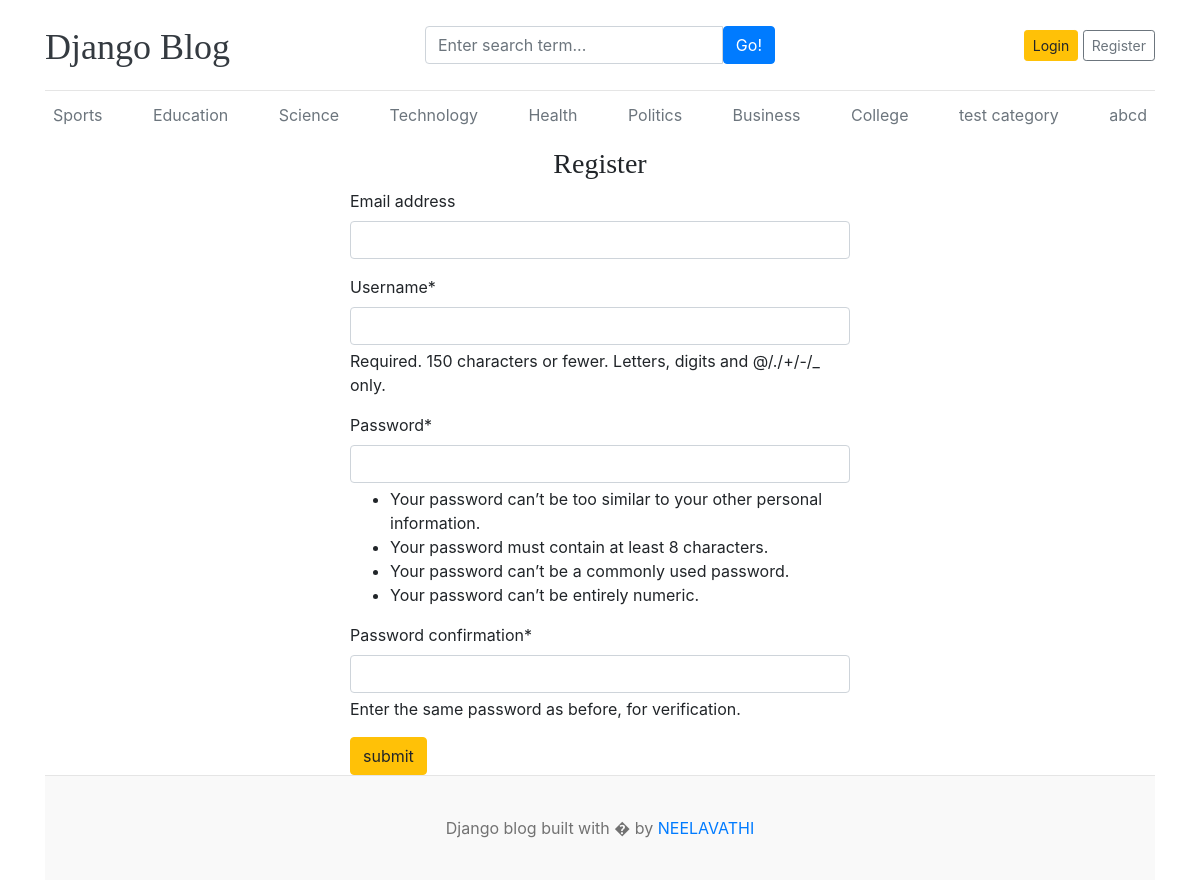
Screenshot of /register/ with the database file from the repository.
### blog/models.py (models this page shows, shortened)
class Category(models.Model):
    category_name=models.CharField(max_length=50,unique=True)
    created_at=models.DateTimeField(auto_now_add=True)
    updated_at=models.DateTimeField(auto_now=True)
    class Meta:
      verbose_name_plural='categories'

### project1/views.py (the view)
# urls.py: path('register/',views.register,name='register'),
def register(request):
    if request.method=='POST':
        form=RegistrationForm(request.POST)
        if form.is_valid():
          form.save()
          return redirect('register')
        else:
          print(form.errors)
    else:
        form=RegistrationForm()
    context={
        'form':form,
    }
    return render(request,'register.html',context)

### project1/forms.py
class RegistrationForm(UserCreationForm):
    class Meta:
        model=User
        fields=('email','username','password1','password2')

### blog/context_processors.py (called while the page is built)
def get_categories(request):
    categories=Category.objects.all()
    return dict(categories=categories)

def get_social_links(request):
    social_links=SocialLink.objects.all()
    return dict(social_links=social_links)

### templates/register.html (shortened to what this page needs)
{% extends 'base.html' %}
{% block content %}
{% load crispy_forms_tags %}
<h3 class="text-center">Register</h3>
<form action="{% url 'register' %}" method="POST" style="width:500px; margin:auto">
    {{form | crispy}}
    <button type="submit" class="btn btn-warning">submit</button>
</form>
{% endblock  %}

### templates/base.html (shortened to what this page needs)
{% load static %}
<!DOCTYPE html>
<html lang="en">
<head>
    <link href="https://getbootstrap.com/docs/4.0/dist/css/bootstrap.min.css" rel="stylesheet">
    <link href="{% static 'css/blog.css' %}" rel="stylesheet">
    <link rel="stylesheet" href="https://cdnjs.cloudflare.com/ajax/libs/font-awesome/4.7.0/css/font-awesome.min.css">
  </head>
<body>
    <div class="container">
      <header class="blog-header py-3">
        <div class="row flex-nowrap justify-content-between align-items-center">
          <div class="col-4 pt-1">
            <a class="blog-header-logo text-dark" href="/">Django Blog</a>
          </div>
          <div class="col-4">
            <form action="{% url 'search' %}" method="GET">
                <div class="input-group">
                    <input class="form-control" type="text" name="keyword" value="{{keyword}}" placeholder="Enter search term..." aria-label="Enter search term..." aria-describedby="button-search" />
                    <button type="submit" class="btn btn-primary" id="button-search" type="button">Go!</button>
                </div>
            </form>
          </div>
          <div class="col-4 d-flex justify-content-end align-items-center">
            {% if not user.is_authenticated %}
            <a class="btn btn-sm btn-warning" href="{% url 'login' %}">Login</a> &nbsp;
            <a class="btn btn-sm btn-outline-secondary" href="{% url 'register' %}">Register</a>
          </div>
            {% else %}
            <span><a href="{% url 'dashboard' %}">Dashboard</a></span>
            &emsp;
            <span><a href="{% url 'logout' %}">Logout</a></span>
            {% endif %}
        </div>
      </header>
      <div class="nav-scroller py-1 mb-2">
        <nav class="nav d-flex justify-content-between">
          {% for cat in categories %}
          <a class="p-2 text-muted" href="{% url 'posts_by_category' cat.id %}">{{cat.category_name}}</a>
          {% endfor %}
        </nav>
      </div>
{% block content %}
{% endblock  %}
<footer class="blog-footer">
    <p>Django blog built with �  by <a href="#">NEELAVATHI</a></p>
  </footer>
  </body>
  </html>

### project1/static/css/blog.css (style rules this page uses)
.blog-header { border-bottom: 1px solid #e5e5e5; }
.blog-header-logo { font-family: "Playfair Display", Georgia, "Times New Roman", serif; font-size: 2.25rem; }
h1, h2, h3, h4, h5, h6 { font-family: "Playfair Display", Georgia, "Times New Roman", serif; }
.blog-footer { padding: 2.5rem 0; color: #727272; text-align: center; background-color: #f9f9f9; border-top: .05rem solid #e5e5e5; }
.blog-footer p:last-child { margin-bottom: 0; }

### rows the page displays
Category: category_name "Sports"
Category: category_name "Education"
Category: category_name "Science"
Category: category_name "Technology"
Category: category_name "Health"
Category: category_name "Politics"
Category: category_name "Business"
Category: category_name "College"
Category: category_name "test category"
Category: category_name "abcd"
